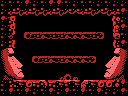

This game map was drawn from its Tiled (.tmx) file and the tilesets committed beside it. A one-line description and the full map source follow:
An orthogonal 16x12 tile map with 8x8 px tiles, 1 tile layer (Tile Layer 1) and 12 objects (8x item, door-up, door-left, door-right, door-down).

<map version="1.0" orientation="orthogonal" renderorder="right-down" width="16" height="12" tilewidth="8" tileheight="8" nextobjectid="38">
 <tileset firstgid="1" name="tiles" tilewidth="8" tileheight="8" tilecount="256" columns="16">
  <image source="tiles.png" width="128" height="128" />
 </tileset>
 <layer name="Tile Layer 1" width="16" height="12">
  <data encoding="csv">
114,113,113,115,114,113,115,115,113,114,113,113,114,113,114,114,
114,126,250,126,250,250,126,250,127,127,126,250,127,250,126,115,
115,119,1,1,1,1,1,1,1,1,1,1,1,1,117,114,
114,119,1,1,1,1,1,1,1,1,1,1,1,1,116,115,
114,124,1,138,255,139,255,255,139,139,139,255,140,1,122,113,
114,252,1,1,1,1,1,1,1,1,1,1,1,1,251,115,
193,194,1,1,1,1,1,1,1,1,1,1,1,1,181,182,
209,210,211,1,138,255,139,255,139,139,139,140,1,196,197,198,
225,226,227,1,1,1,1,1,1,1,1,1,1,212,213,214,
241,242,243,1,1,1,1,129,130,131,1,1,1,228,229,230,
114,120,254,97,100,104,100,254,99,254,102,254,97,97,121,115,
113,115,113,115,114,113,115,114,115,113,115,113,115,114,114,115
</data>
 </layer>
 <objectgroup name="objects">
  <object id="26" type="door-up" x="48" y="0" width="32" height="16" />
  <object id="27" type="item" x="32" y="16" width="16" height="16" />
  <object id="28" type="door-left" x="0" y="16" width="16" height="24" />
  <object id="29" type="item" x="48" y="40" width="16" height="16" />
  <object id="30" type="door-right" x="112" y="16" width="16" height="24" />
  <object id="31" type="item" x="64" y="40" width="16" height="16" />
  <object id="32" type="item" x="32" y="40" width="16" height="16" />
  <object id="33" type="item" x="80" y="16" width="16" height="16" />
  <object id="34" type="item" x="48" y="16" width="16" height="16" />
  <object id="35" type="door-down" x="48" y="80" width="32" height="16" />
  <object id="36" type="item" x="64" y="16" width="16" height="16" />
  <object id="37" type="item" x="80" y="40" width="16" height="16" />
 </objectgroup>
</map>
